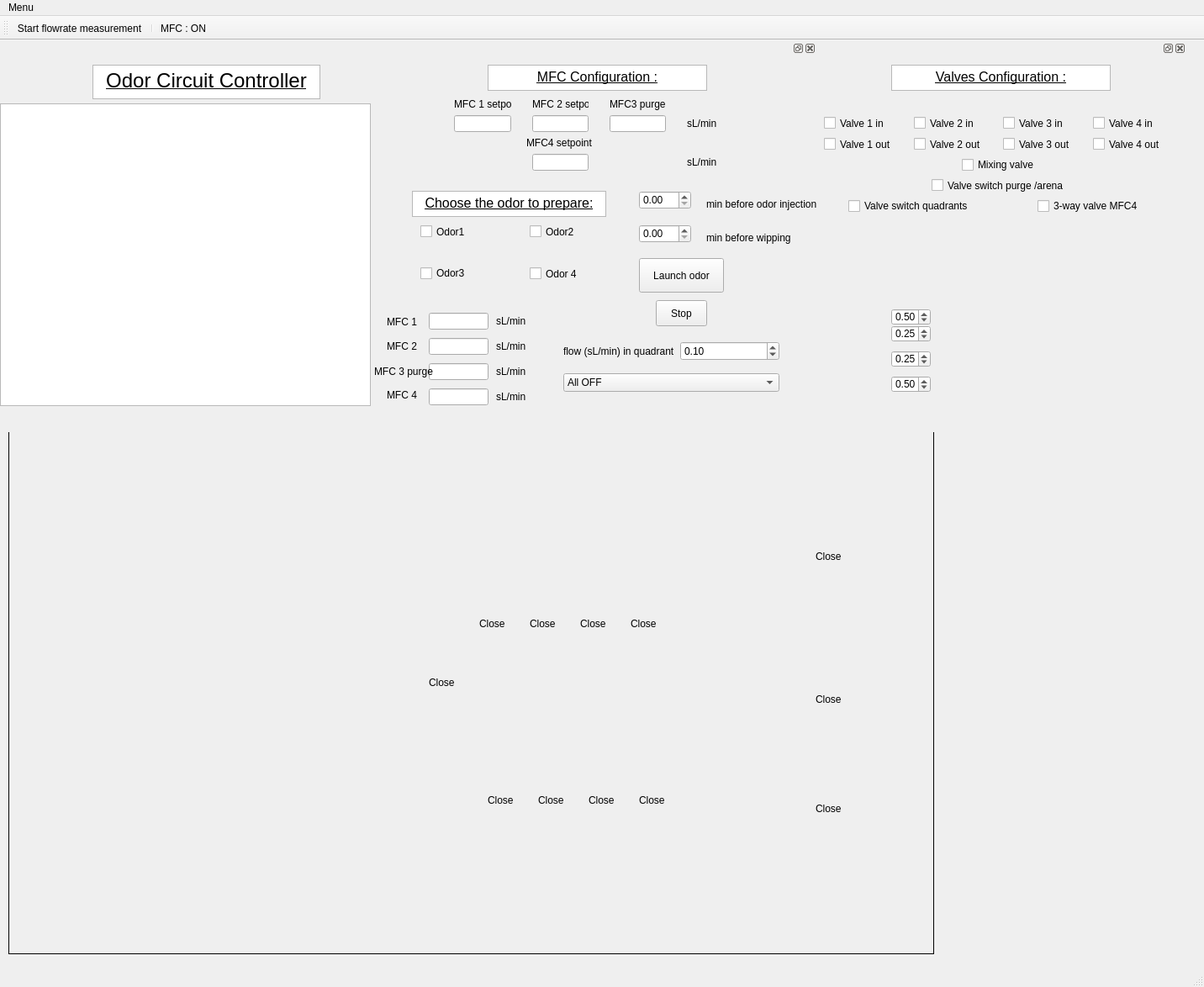
<?xml version="1.0" encoding="UTF-8"?>
<ui version="4.0">
 <class>MainWindow</class>
 <widget class="QMainWindow" name="MainWindow">
  <property name="geometry">
   <rect>
    <x>0</x>
    <y>0</y>
    <width>1432</width>
    <height>1174</height>
   </rect>
  </property>
  <property name="windowTitle">
   <string>MainWindow</string>
  </property>
  <widget class="QWidget" name="centralwidget">
   <widget class="QDockWidget" name="pump_dockWidget">
    <property name="geometry">
     <rect>
      <x>0</x>
      <y>0</y>
      <width>971</width>
      <height>441</height>
     </rect>
    </property>
    <property name="minimumSize">
     <size>
      <width>971</width>
      <height>441</height>
     </size>
    </property>
    <widget class="QWidget" name="dockWidgetContents_2">
     <widget class="QTextEdit" name="textEdit_2">
      <property name="geometry">
       <rect>
        <x>490</x>
        <y>160</y>
        <width>231</width>
        <height>31</height>
       </rect>
      </property>
      <property name="html">
       <string>&lt;!DOCTYPE HTML PUBLIC &quot;-//W3C//DTD HTML 4.0//EN&quot; &quot;http://www.w3.org/TR/REC-html40/strict.dtd&quot;&gt;
&lt;html&gt;&lt;head&gt;&lt;meta name=&quot;qrichtext&quot; content=&quot;1&quot; /&gt;&lt;style type=&quot;text/css&quot;&gt;
p, li { white-space: pre-wrap; }
&lt;/style&gt;&lt;/head&gt;&lt;body style=&quot; font-family:'MS Shell Dlg 2'; font-size:8.25pt; font-weight:400; font-style:normal;&quot;&gt;
&lt;p align=&quot;center&quot; style=&quot; margin-top:0px; margin-bottom:0px; margin-left:0px; margin-right:0px; -qt-block-indent:0; text-indent:0px;&quot;&gt;&lt;span style=&quot; font-size:12pt; text-decoration: underline;&quot;&gt;Choose the odor to prepare:&lt;/span&gt;&lt;/p&gt;&lt;/body&gt;&lt;/html&gt;</string>
      </property>
     </widget>
     <widget class="QTextEdit" name="textEdit">
      <property name="geometry">
       <rect>
        <x>110</x>
        <y>10</y>
        <width>271</width>
        <height>41</height>
       </rect>
      </property>
      <property name="html">
       <string>&lt;!DOCTYPE HTML PUBLIC &quot;-//W3C//DTD HTML 4.0//EN&quot; &quot;http://www.w3.org/TR/REC-html40/strict.dtd&quot;&gt;
&lt;html&gt;&lt;head&gt;&lt;meta name=&quot;qrichtext&quot; content=&quot;1&quot; /&gt;&lt;style type=&quot;text/css&quot;&gt;
p, li { white-space: pre-wrap; }
&lt;/style&gt;&lt;/head&gt;&lt;body style=&quot; font-family:'MS Shell Dlg 2'; font-size:8.25pt; font-weight:400; font-style:normal;&quot;&gt;
&lt;p align=&quot;center&quot; style=&quot; margin-top:0px; margin-bottom:0px; margin-left:0px; margin-right:0px; -qt-block-indent:0; text-indent:0px;&quot;&gt;&lt;span style=&quot; font-size:18pt; text-decoration: underline;&quot;&gt;Odor Circuit Controller&lt;/span&gt;&lt;/p&gt;&lt;/body&gt;&lt;/html&gt;</string>
      </property>
     </widget>
     <widget class="PlotWidget" name="flowrate_PlotWidget_1">
      <property name="geometry">
       <rect>
        <x>0</x>
        <y>56</y>
        <width>441</width>
        <height>360</height>
       </rect>
      </property>
     </widget>
     <widget class="QDoubleSpinBox" name="Aodor">
      <property name="geometry">
       <rect>
        <x>760</x>
        <y>200</y>
        <width>62</width>
        <height>22</height>
       </rect>
      </property>
     </widget>
     <widget class="QLabel" name="label_6">
      <property name="geometry">
       <rect>
        <x>840</x>
        <y>200</y>
        <width>101</width>
        <height>31</height>
       </rect>
      </property>
      <property name="text">
       <string>min before wipping</string>
      </property>
     </widget>
     <widget class="QDoubleSpinBox" name="Bodor">
      <property name="geometry">
       <rect>
        <x>760</x>
        <y>160</y>
        <width>62</width>
        <height>22</height>
       </rect>
      </property>
     </widget>
     <widget class="QLabel" name="label_7">
      <property name="geometry">
       <rect>
        <x>840</x>
        <y>160</y>
        <width>131</width>
        <height>31</height>
       </rect>
      </property>
      <property name="text">
       <string>min before odor injection</string>
      </property>
     </widget>
     <widget class="QToolButton" name="Launch">
      <property name="geometry">
       <rect>
        <x>760</x>
        <y>240</y>
        <width>101</width>
        <height>41</height>
       </rect>
      </property>
      <property name="text">
       <string>Launch odor</string>
      </property>
     </widget>
     <widget class="QCheckBox" name="odor1">
      <property name="geometry">
       <rect>
        <x>500</x>
        <y>200</y>
        <width>70</width>
        <height>17</height>
       </rect>
      </property>
      <property name="text">
       <string>Odor1</string>
      </property>
     </widget>
     <widget class="QCheckBox" name="odor2">
      <property name="geometry">
       <rect>
        <x>630</x>
        <y>200</y>
        <width>70</width>
        <height>17</height>
       </rect>
      </property>
      <property name="text">
       <string>Odor2</string>
      </property>
     </widget>
     <widget class="QCheckBox" name="odor3">
      <property name="geometry">
       <rect>
        <x>500</x>
        <y>250</y>
        <width>61</width>
        <height>16</height>
       </rect>
      </property>
      <property name="text">
       <string>Odor3</string>
      </property>
     </widget>
     <widget class="QCheckBox" name="odor4">
      <property name="geometry">
       <rect>
        <x>630</x>
        <y>250</y>
        <width>70</width>
        <height>17</height>
       </rect>
      </property>
      <property name="text">
       <string>Odor 4</string>
      </property>
     </widget>
     <widget class="QTextEdit" name="textEdit_5">
      <property name="geometry">
       <rect>
        <x>580</x>
        <y>10</y>
        <width>261</width>
        <height>31</height>
       </rect>
      </property>
      <property name="html">
       <string>&lt;!DOCTYPE HTML PUBLIC &quot;-//W3C//DTD HTML 4.0//EN&quot; &quot;http://www.w3.org/TR/REC-html40/strict.dtd&quot;&gt;
&lt;html&gt;&lt;head&gt;&lt;meta name=&quot;qrichtext&quot; content=&quot;1&quot; /&gt;&lt;style type=&quot;text/css&quot;&gt;
p, li { white-space: pre-wrap; }
&lt;/style&gt;&lt;/head&gt;&lt;body style=&quot; font-family:'MS Shell Dlg 2'; font-size:8.25pt; font-weight:400; font-style:normal;&quot;&gt;
&lt;p align=&quot;center&quot; style=&quot; margin-top:0px; margin-bottom:0px; margin-left:0px; margin-right:0px; -qt-block-indent:0; text-indent:0px;&quot;&gt;&lt;span style=&quot; font-size:12pt; text-decoration: underline;&quot;&gt;MFC Configuration :&lt;/span&gt;&lt;/p&gt;&lt;/body&gt;&lt;/html&gt;</string>
      </property>
     </widget>
     <widget class="QToolButton" name="stoplaunch">
      <property name="geometry">
       <rect>
        <x>780</x>
        <y>290</y>
        <width>61</width>
        <height>31</height>
       </rect>
      </property>
      <property name="text">
       <string>Stop</string>
      </property>
     </widget>
     <widget class="QLineEdit" name="MFC2">
      <property name="geometry">
       <rect>
        <x>510</x>
        <y>335</y>
        <width>71</width>
        <height>20</height>
       </rect>
      </property>
      <property name="readOnly">
       <bool>true</bool>
      </property>
     </widget>
     <widget class="QLineEdit" name="MFC3">
      <property name="geometry">
       <rect>
        <x>510</x>
        <y>365</y>
        <width>71</width>
        <height>20</height>
       </rect>
      </property>
      <property name="readOnly">
       <bool>true</bool>
      </property>
     </widget>
     <widget class="QLineEdit" name="MFC1">
      <property name="geometry">
       <rect>
        <x>510</x>
        <y>305</y>
        <width>71</width>
        <height>20</height>
       </rect>
      </property>
      <property name="readOnly">
       <bool>true</bool>
      </property>
     </widget>
     <widget class="QLabel" name="label_13">
      <property name="geometry">
       <rect>
        <x>460</x>
        <y>305</y>
        <width>47</width>
        <height>21</height>
       </rect>
      </property>
      <property name="text">
       <string>MFC 1</string>
      </property>
     </widget>
     <widget class="QLabel" name="label_14">
      <property name="geometry">
       <rect>
        <x>460</x>
        <y>335</y>
        <width>47</width>
        <height>20</height>
       </rect>
      </property>
      <property name="text">
       <string>MFC 2</string>
      </property>
     </widget>
     <widget class="QLabel" name="label_15">
      <property name="geometry">
       <rect>
        <x>445</x>
        <y>365</y>
        <width>71</width>
        <height>20</height>
       </rect>
      </property>
      <property name="text">
       <string>MFC 3 purge</string>
      </property>
     </widget>
     <widget class="QLabel" name="label_16">
      <property name="geometry">
       <rect>
        <x>590</x>
        <y>305</y>
        <width>47</width>
        <height>20</height>
       </rect>
      </property>
      <property name="text">
       <string>sL/min</string>
      </property>
     </widget>
     <widget class="QLabel" name="label_17">
      <property name="geometry">
       <rect>
        <x>590</x>
        <y>335</y>
        <width>47</width>
        <height>20</height>
       </rect>
      </property>
      <property name="text">
       <string>sL/min</string>
      </property>
     </widget>
     <widget class="QLabel" name="label_18">
      <property name="geometry">
       <rect>
        <x>590</x>
        <y>365</y>
        <width>47</width>
        <height>20</height>
       </rect>
      </property>
      <property name="text">
       <string>sL/min</string>
      </property>
     </widget>
     <widget class="QLabel" name="label_20">
      <property name="geometry">
       <rect>
        <x>460</x>
        <y>395</y>
        <width>40</width>
        <height>16</height>
       </rect>
      </property>
      <property name="text">
       <string>MFC 4</string>
      </property>
     </widget>
     <widget class="QLabel" name="label_21">
      <property name="geometry">
       <rect>
        <x>590</x>
        <y>395</y>
        <width>47</width>
        <height>20</height>
       </rect>
      </property>
      <property name="text">
       <string>sL/min</string>
      </property>
     </widget>
     <widget class="QLineEdit" name="MFC4">
      <property name="geometry">
       <rect>
        <x>510</x>
        <y>395</y>
        <width>71</width>
        <height>20</height>
       </rect>
      </property>
      <property name="readOnly">
       <bool>true</bool>
      </property>
     </widget>
     <widget class="QWidget" name="gridLayoutWidget_2">
      <property name="geometry">
       <rect>
        <x>540</x>
        <y>50</y>
        <width>313</width>
        <height>86</height>
       </rect>
      </property>
      <layout class="QGridLayout" name="gridLayout_2">
       <property name="sizeConstraint">
        <enum>QLayout::SetDefaultConstraint</enum>
       </property>
       <property name="horizontalSpacing">
        <number>25</number>
       </property>
       <item row="0" column="0" alignment="Qt::AlignHCenter">
        <widget class="QLabel" name="label_11">
         <property name="sizePolicy">
          <sizepolicy hsizetype="Expanding" vsizetype="Expanding">
           <horstretch>0</horstretch>
           <verstretch>0</verstretch>
          </sizepolicy>
         </property>
         <property name="text">
          <string>MFC 1 setpoint</string>
         </property>
        </widget>
       </item>
       <item row="0" column="1" alignment="Qt::AlignHCenter">
        <widget class="QLabel" name="label_10">
         <property name="text">
          <string>MFC 2 setpoint</string>
         </property>
        </widget>
       </item>
       <item row="0" column="2" alignment="Qt::AlignHCenter">
        <widget class="QLabel" name="label_9">
         <property name="text">
          <string>MFC3 purge</string>
         </property>
        </widget>
       </item>
       <item row="1" column="0" alignment="Qt::AlignHCenter">
        <widget class="QLineEdit" name="MFC1_setpoint"/>
       </item>
       <item row="2" column="0" colspan="3" alignment="Qt::AlignHCenter">
        <widget class="QLabel" name="label_19">
         <property name="text">
          <string>MFC4 setpoint</string>
         </property>
        </widget>
       </item>
       <item row="3" column="3">
        <widget class="QLabel" name="label_22">
         <property name="text">
          <string>sL/min</string>
         </property>
        </widget>
       </item>
       <item row="1" column="3">
        <widget class="QLabel" name="label_12">
         <property name="sizePolicy">
          <sizepolicy hsizetype="Fixed" vsizetype="Preferred">
           <horstretch>0</horstretch>
           <verstretch>0</verstretch>
          </sizepolicy>
         </property>
         <property name="text">
          <string>sL/min</string>
         </property>
        </widget>
       </item>
       <item row="1" column="1">
        <widget class="QLineEdit" name="MFC2_setpoint"/>
       </item>
       <item row="1" column="2">
        <widget class="QLineEdit" name="MFC3_setpoint"/>
       </item>
       <item row="3" column="1">
        <widget class="QLineEdit" name="MFC4_setpoint"/>
       </item>
      </layout>
     </widget>
     <widget class="QWidget" name="gridLayoutWidget_3">
      <property name="geometry">
       <rect>
        <x>670</x>
        <y>330</y>
        <width>257</width>
        <height>80</height>
       </rect>
      </property>
      <layout class="QGridLayout" name="gridLayout_3">
       <item row="0" column="1">
        <widget class="QDoubleSpinBox" name="doubleSpinBox_quadrant_flow">
         <property name="minimum">
          <double>0.000000000000000</double>
         </property>
         <property name="maximum">
          <double>2.000000000000000</double>
         </property>
         <property name="singleStep">
          <double>0.010000000000000</double>
         </property>
         <property name="value">
          <double>0.100000000000000</double>
         </property>
        </widget>
       </item>
       <item row="0" column="0">
        <widget class="QLabel" name="label_8">
         <property name="text">
          <string>flow (sL/min) in quadrant</string>
         </property>
        </widget>
       </item>
       <item row="1" column="0" colspan="2">
        <widget class="QComboBox" name="comboBox_quadrants_config">
         <item>
          <property name="text">
           <string>All OFF</string>
          </property>
         </item>
         <item>
          <property name="text">
           <string>Split 1/3 &amp; 2/4</string>
          </property>
         </item>
         <item>
          <property name="text">
           <string>All identical (1/3=2/4)</string>
          </property>
         </item>
        </widget>
       </item>
      </layout>
     </widget>
    </widget>
   </widget>
   <widget class="QDockWidget" name="dockWidget_4">
    <property name="geometry">
     <rect>
      <x>0</x>
      <y>447</y>
      <width>1581</width>
      <height>1561</height>
     </rect>
    </property>
    <property name="minimumSize">
     <size>
      <width>427</width>
      <height>38</height>
     </size>
    </property>
    <widget class="QWidget" name="dockWidgetContents_6">
     <widget class="QLabel" name="label_M_2">
      <property name="geometry">
       <rect>
        <x>510</x>
        <y>290</y>
        <width>31</width>
        <height>16</height>
       </rect>
      </property>
      <property name="text">
       <string>Close</string>
      </property>
     </widget>
     <widget class="QLabel" name="label_4out_2">
      <property name="geometry">
       <rect>
        <x>580</x>
        <y>430</y>
        <width>31</width>
        <height>16</height>
       </rect>
      </property>
      <property name="text">
       <string>Close</string>
      </property>
     </widget>
     <widget class="QLabel" name="label_1out_2">
      <property name="geometry">
       <rect>
        <x>760</x>
        <y>430</y>
        <width>31</width>
        <height>16</height>
       </rect>
      </property>
      <property name="text">
       <string>Close</string>
      </property>
     </widget>
     <widget class="QLabel" name="label_1in_2">
      <property name="geometry">
       <rect>
        <x>750</x>
        <y>220</y>
        <width>31</width>
        <height>16</height>
       </rect>
      </property>
      <property name="text">
       <string>Close</string>
      </property>
     </widget>
     <widget class="QLabel" name="label_MFC1_2">
      <property name="geometry">
       <rect>
        <x>970</x>
        <y>310</y>
        <width>31</width>
        <height>16</height>
       </rect>
      </property>
      <property name="text">
       <string>Close</string>
      </property>
     </widget>
     <widget class="QLabel" name="label_MFCpurge_2">
      <property name="geometry">
       <rect>
        <x>970</x>
        <y>140</y>
        <width>31</width>
        <height>16</height>
       </rect>
      </property>
      <property name="text">
       <string>Close</string>
      </property>
     </widget>
     <widget class="QLabel" name="label_4in_2">
      <property name="geometry">
       <rect>
        <x>570</x>
        <y>220</y>
        <width>31</width>
        <height>16</height>
       </rect>
      </property>
      <property name="text">
       <string>Close</string>
      </property>
     </widget>
     <widget class="QLabel" name="label_2in_2">
      <property name="geometry">
       <rect>
        <x>690</x>
        <y>220</y>
        <width>31</width>
        <height>16</height>
       </rect>
      </property>
      <property name="text">
       <string>Close</string>
      </property>
     </widget>
     <widget class="QLabel" name="label_3out_2">
      <property name="geometry">
       <rect>
        <x>640</x>
        <y>430</y>
        <width>31</width>
        <height>16</height>
       </rect>
      </property>
      <property name="text">
       <string>Close</string>
      </property>
     </widget>
     <widget class="QLabel" name="label_2out_2">
      <property name="geometry">
       <rect>
        <x>700</x>
        <y>430</y>
        <width>31</width>
        <height>16</height>
       </rect>
      </property>
      <property name="text">
       <string>Close</string>
      </property>
     </widget>
     <widget class="QLabel" name="label_MFC2_2">
      <property name="geometry">
       <rect>
        <x>970</x>
        <y>440</y>
        <width>31</width>
        <height>16</height>
       </rect>
      </property>
      <property name="text">
       <string>Close</string>
      </property>
     </widget>
     <widget class="QLabel" name="label_3in_2">
      <property name="geometry">
       <rect>
        <x>630</x>
        <y>220</y>
        <width>31</width>
        <height>16</height>
       </rect>
      </property>
      <property name="text">
       <string>Close</string>
      </property>
     </widget>
     <widget class="QLabel" name="label_circuit_scheme">
      <property name="geometry">
       <rect>
        <x>10</x>
        <y>-30</y>
        <width>1101</width>
        <height>651</height>
       </rect>
      </property>
      <property name="autoFillBackground">
       <bool>false</bool>
      </property>
      <property name="frameShape">
       <enum>QFrame::Panel</enum>
      </property>
      <property name="text">
       <string/>
      </property>
     </widget>
     <zorder>label_circuit_scheme</zorder>
     <zorder>label_M_2</zorder>
     <zorder>label_4out_2</zorder>
     <zorder>label_1out_2</zorder>
     <zorder>label_1in_2</zorder>
     <zorder>label_MFC1_2</zorder>
     <zorder>label_MFCpurge_2</zorder>
     <zorder>label_4in_2</zorder>
     <zorder>label_2in_2</zorder>
     <zorder>label_3out_2</zorder>
     <zorder>label_2out_2</zorder>
     <zorder>label_MFC2_2</zorder>
     <zorder>label_3in_2</zorder>
    </widget>
   </widget>
   <widget class="QDockWidget" name="dockWidget_3">
    <property name="enabled">
     <bool>true</bool>
    </property>
    <property name="geometry">
     <rect>
      <x>960</x>
      <y>0</y>
      <width>451</width>
      <height>441</height>
     </rect>
    </property>
    <property name="minimumSize">
     <size>
      <width>351</width>
      <height>421</height>
     </size>
    </property>
    <widget class="QWidget" name="dockWidgetContents_7">
     <widget class="QTextEdit" name="textEdit_7">
      <property name="geometry">
       <rect>
        <x>100</x>
        <y>10</y>
        <width>261</width>
        <height>31</height>
       </rect>
      </property>
      <property name="html">
       <string>&lt;!DOCTYPE HTML PUBLIC &quot;-//W3C//DTD HTML 4.0//EN&quot; &quot;http://www.w3.org/TR/REC-html40/strict.dtd&quot;&gt;
&lt;html&gt;&lt;head&gt;&lt;meta name=&quot;qrichtext&quot; content=&quot;1&quot; /&gt;&lt;style type=&quot;text/css&quot;&gt;
p, li { white-space: pre-wrap; }
&lt;/style&gt;&lt;/head&gt;&lt;body style=&quot; font-family:'MS Shell Dlg 2'; font-size:8.25pt; font-weight:400; font-style:normal;&quot;&gt;
&lt;p align=&quot;center&quot; style=&quot; margin-top:0px; margin-bottom:0px; margin-left:0px; margin-right:0px; -qt-block-indent:0; text-indent:0px;&quot;&gt;&lt;span style=&quot; font-size:12pt; text-decoration: underline;&quot;&gt;Valves Configuration :&lt;/span&gt;&lt;/p&gt;&lt;/body&gt;&lt;/html&gt;</string>
      </property>
     </widget>
     <widget class="QWidget" name="gridLayoutWidget">
      <property name="geometry">
       <rect>
        <x>20</x>
        <y>70</y>
        <width>420</width>
        <height>117</height>
       </rect>
      </property>
      <layout class="QGridLayout" name="gridLayout">
       <item row="1" column="1">
        <widget class="QCheckBox" name="out2">
         <property name="enabled">
          <bool>true</bool>
         </property>
         <property name="text">
          <string>Valve 2 out</string>
         </property>
        </widget>
       </item>
       <item row="1" column="3">
        <widget class="QCheckBox" name="out4">
         <property name="enabled">
          <bool>true</bool>
         </property>
         <property name="text">
          <string>Valve 4 out</string>
         </property>
        </widget>
       </item>
       <item row="1" column="0">
        <widget class="QCheckBox" name="out1">
         <property name="text">
          <string>Valve 1 out</string>
         </property>
        </widget>
       </item>
       <item row="0" column="2">
        <widget class="QCheckBox" name="in3">
         <property name="enabled">
          <bool>true</bool>
         </property>
         <property name="text">
          <string>Valve 3 in</string>
         </property>
        </widget>
       </item>
       <item row="1" column="2">
        <widget class="QCheckBox" name="out3">
         <property name="enabled">
          <bool>true</bool>
         </property>
         <property name="text">
          <string>Valve 3 out</string>
         </property>
        </widget>
       </item>
       <item row="0" column="3">
        <widget class="QCheckBox" name="in4">
         <property name="enabled">
          <bool>true</bool>
         </property>
         <property name="text">
          <string>Valve 4 in</string>
         </property>
        </widget>
       </item>
       <item row="0" column="1">
        <widget class="QCheckBox" name="in2">
         <property name="enabled">
          <bool>true</bool>
         </property>
         <property name="text">
          <string>Valve 2 in</string>
         </property>
        </widget>
       </item>
       <item row="0" column="0">
        <widget class="QCheckBox" name="in1">
         <property name="text">
          <string>Valve 1 in</string>
         </property>
        </widget>
       </item>
       <item row="3" column="0" colspan="4" alignment="Qt::AlignHCenter">
        <widget class="QCheckBox" name="checkBox_F_2">
         <property name="text">
          <string>Valve switch purge /arena</string>
         </property>
        </widget>
       </item>
       <item row="2" column="0" colspan="4" alignment="Qt::AlignHCenter">
        <widget class="QCheckBox" name="checkBox_M_2">
         <property name="enabled">
          <bool>true</bool>
         </property>
         <property name="layoutDirection">
          <enum>Qt::LeftToRight</enum>
         </property>
         <property name="text">
          <string>Mixing valve</string>
         </property>
         <property name="checked">
          <bool>false</bool>
         </property>
        </widget>
       </item>
       <item row="4" column="2" colspan="2" alignment="Qt::AlignHCenter">
        <widget class="QCheckBox" name="checkBox_M_3">
         <property name="enabled">
          <bool>true</bool>
         </property>
         <property name="layoutDirection">
          <enum>Qt::LeftToRight</enum>
         </property>
         <property name="text">
          <string>3-way valve MFC4</string>
         </property>
         <property name="checked">
          <bool>false</bool>
         </property>
        </widget>
       </item>
       <item row="4" column="0" colspan="2" alignment="Qt::AlignHCenter">
        <widget class="QCheckBox" name="checkBox_F_3">
         <property name="text">
          <string>Valve switch quadrants</string>
         </property>
        </widget>
       </item>
      </layout>
     </widget>
     <widget class="QDoubleSpinBox" name="doubleSpinBox_MFC1">
      <property name="geometry">
       <rect>
        <x>100</x>
        <y>300</y>
        <width>47</width>
        <height>20</height>
       </rect>
      </property>
      <property name="minimum">
       <double>0.000000000000000</double>
      </property>
      <property name="maximum">
       <double>5.000000000000000</double>
      </property>
      <property name="singleStep">
       <double>0.010000000000000</double>
      </property>
      <property name="value">
       <double>0.500000000000000</double>
      </property>
     </widget>
     <widget class="QDoubleSpinBox" name="doubleSpinBox_MFC2">
      <property name="geometry">
       <rect>
        <x>100</x>
        <y>320</y>
        <width>47</width>
        <height>20</height>
       </rect>
      </property>
      <property name="minimum">
       <double>0.000000000000000</double>
      </property>
      <property name="maximum">
       <double>5.000000000000000</double>
      </property>
      <property name="singleStep">
       <double>0.000000000000000</double>
      </property>
      <property name="value">
       <double>0.250000000000000</double>
      </property>
     </widget>
     <widget class="QDoubleSpinBox" name="doubleSpinBox_MFC3_purge">
      <property name="geometry">
       <rect>
        <x>100</x>
        <y>350</y>
        <width>47</width>
        <height>20</height>
       </rect>
      </property>
      <property name="minimum">
       <double>0.000000000000000</double>
      </property>
      <property name="maximum">
       <double>5.000000000000000</double>
      </property>
      <property name="singleStep">
       <double>0.000000000000000</double>
      </property>
      <property name="value">
       <double>0.250000000000000</double>
      </property>
     </widget>
     <widget class="QDoubleSpinBox" name="doubleSpinBox_MFC4">
      <property name="geometry">
       <rect>
        <x>100</x>
        <y>380</y>
        <width>47</width>
        <height>20</height>
       </rect>
      </property>
      <property name="sizePolicy">
       <sizepolicy hsizetype="Fixed" vsizetype="Fixed">
        <horstretch>0</horstretch>
        <verstretch>0</verstretch>
       </sizepolicy>
      </property>
      <property name="minimum">
       <double>0.000000000000000</double>
      </property>
      <property name="maximum">
       <double>5.000000000000000</double>
      </property>
      <property name="singleStep">
       <double>0.000000000000000</double>
      </property>
      <property name="value">
       <double>0.500000000000000</double>
      </property>
     </widget>
    </widget>
   </widget>
  </widget>
  <widget class="QMenuBar" name="menubar">
   <property name="geometry">
    <rect>
     <x>0</x>
     <y>0</y>
     <width>1432</width>
     <height>21</height>
    </rect>
   </property>
   <widget class="QMenu" name="menuMenu">
    <property name="title">
     <string>Menu</string>
    </property>
    <addaction name="actionShow_Configuration_Dock"/>
    <addaction name="actionShow_MFC_stability_check"/>
   </widget>
   <addaction name="menuMenu"/>
  </widget>
  <widget class="QStatusBar" name="statusbar"/>
  <widget class="QToolBar" name="toolBar">
   <property name="windowTitle">
    <string>toolBar</string>
   </property>
   <attribute name="toolBarArea">
    <enum>TopToolBarArea</enum>
   </attribute>
   <attribute name="toolBarBreak">
    <bool>false</bool>
   </attribute>
   <addaction name="start_flow_measurement_Action"/>
   <addaction name="separator"/>
   <addaction name="actionMFC_ON_OFF"/>
  </widget>
  <action name="start_flow_measurement_Action">
   <property name="checkable">
    <bool>true</bool>
   </property>
   <property name="text">
    <string>Start flowrate measurement</string>
   </property>
  </action>
  <action name="actionMFC_ON_OFF">
   <property name="text">
    <string>MFC : ON</string>
   </property>
  </action>
  <action name="actionShow_Configuration_Dock">
   <property name="text">
    <string>Show Configuration Dock</string>
   </property>
  </action>
  <action name="actionShow_MFC_stability_check">
   <property name="text">
    <string>Show MFC calibration window</string>
   </property>
  </action>
 </widget>
 <customwidgets>
  <customwidget>
   <class>PlotWidget</class>
   <extends>QGraphicsView</extends>
   <header location="global">pyqtgraph</header>
  </customwidget>
 </customwidgets>
 <resources>
  <include location="image/Image.qrc"/>
 </resources>
 <connections/>
</ui>
